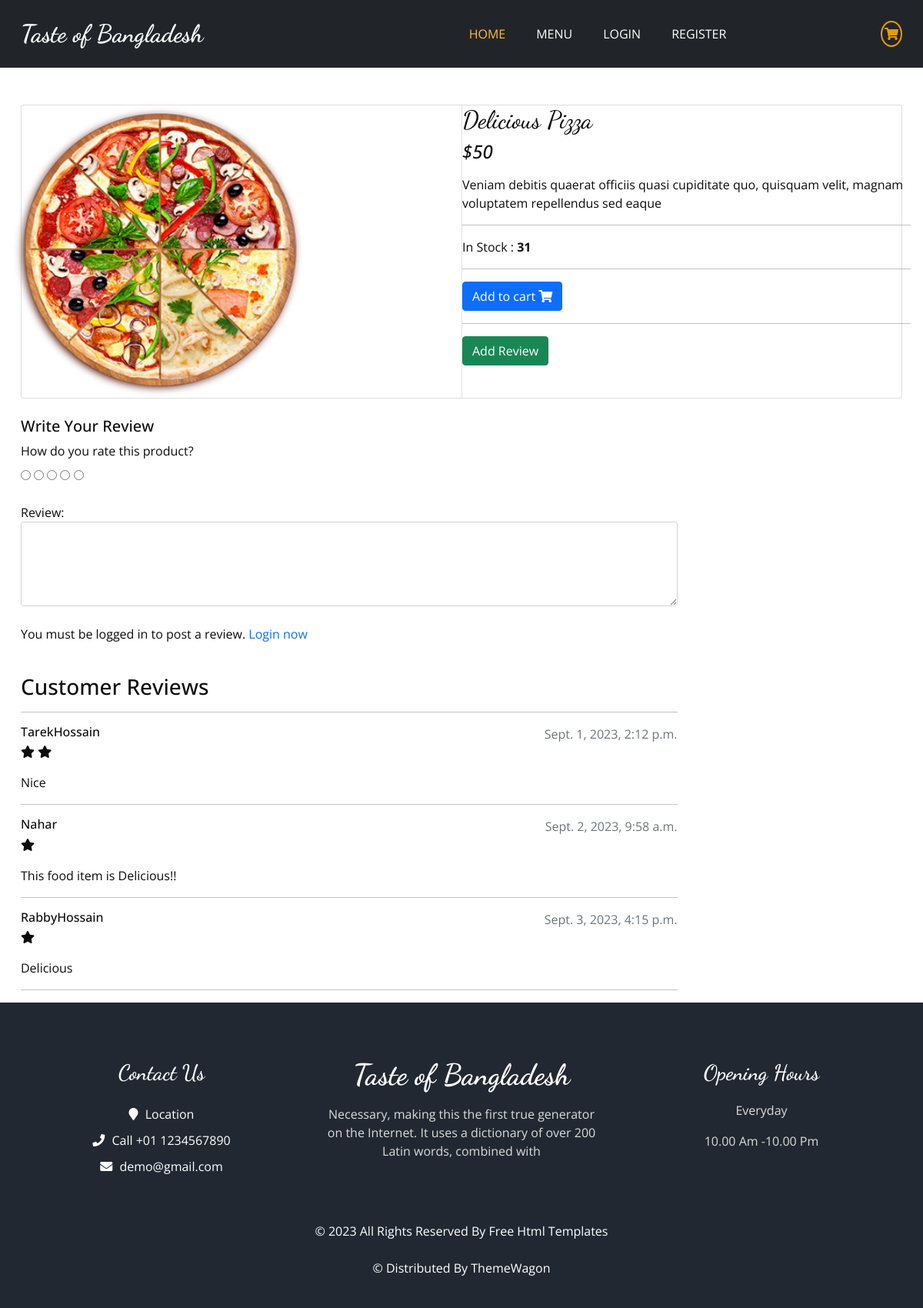
Screenshot of /category/pizza/delicious-pizza/ with the database file from the repository.
### store/models.py (models this page shows, shortened)
class Product(models.Model):
    product_name = models.CharField(max_length = 100, unique=True)
    slug = models.SlugField(max_length=200, unique = True)
    description = models.TextField(max_length=500, blank=True)
    price = models.IntegerField()
    image = models.ImageField(upload_to='photos/food')
    stock = models.IntegerField()
    is_available = models.BooleanField(default = True)
    is_discount = models.BooleanField(default = False)
    category = models.ForeignKey(Category, on_delete=models.CASCADE)
    created_date = models.DateTimeField(auto_now_add=True)
    modified_date = models.DateTimeField(auto_now=True)

class ReviewRating(models.Model):
    product = models.ForeignKey(Product, on_delete=models.CASCADE)
    user = models.ForeignKey(User, on_delete=models.CASCADE)
    review = models.TextField(max_length=500, blank=True)
    rating = models.IntegerField(choices=RATING)
    created_at = models.DateTimeField(auto_now_add=True)
    updated_at = models.DateTimeField(auto_now=True)

### store/views.py (the view)
# urls.py: path('category/<slug:category_slug>/<slug:product_slug>/', product_detail, name = 'product_detail'),
def product_detail(request, category_slug, product_slug):
    try:
        single_product = Product.objects.get(category__slug=category_slug, slug=product_slug)
    except Exception as e:
        raise e
    reviews = ReviewRating.objects.filter(product_id=single_product.id)
    context = {
        'product': single_product,
        'reviews': reviews
    }
    return render(request, 'store/product_detail.html', context)

### store/templates/store/product_detail.html (shortened to what this page needs)
{% extends 'base.html' %}
{% load static %}
{% block body %}
<section class="section-content padding-y bg">
<div class="container">
<div class="card mt-5">
	<div class="row no-gutters">
		<aside class="col-md-6">
<article class="gallery-wrap">
	<div class="img-big-wrap">
	   <a href="#" ><img style="width: 65%; display: flex; justify-content: center;" class="rounded float-start" src="{{product.image.url}}"></a>
	</div>
</article>
		</aside>
		<main class="col-md-6 border-left">
<article class="content-body">
<h2 class="title">{{product.product_name}}</h2>
<div class="mb-3">
	<var class="price h4">${{product.price}}</var>
</div>
<p>{{product.description}}</p>
<hr>
<p>
	In Stock : <b>{{product.stock}}</b>
</p>
<hr>
<form method="post">
	<a href="{% url 'add_cart' product.id %}" class="btn  btn-primary">
		<span class="text">Add to cart</span>
		<i class="fas fa-shopping-cart"></i>
	</a>
<hr>
	<a href="{% url 'submit_review' product.id %}" class="btn  btn-success">
		<span class="text">Add Review</span>
	</a>
</form>
</article>
		</main>
	</div>
</div>
<br>
<div class="row">
	<div class="col-md-9">
		<form action="{% url 'submit_review' product.id %}" method="POST">
			<h5>Write Your Review</h5>
			<div>
				<label>How do you rate this product?</label>
				<br>
				<div class="rate">
					<input type="radio" name="rating" id="rating10" value="5" required /><label for="rating10" title="5"></label>
					<input type="radio" name="rating" id="rating8" value="4" required /><label for="rating8" title="4"></label>
					<input type="radio" name="rating" id="rating6" value="3" required /><label for="rating6" title="3"></label>
					<input type="radio" name="rating" id="rating4" value="2" required /><label for="rating4" title="2"></label>
					<input type="radio" name="rating" id="rating2" value="1" required /><label for="rating2" title="1"></label>
				</div>
				<br>
				Review:
				<textarea name="review" rows="4" class="form-control"></textarea>
				<br>
				{% if user.is_authenticated %}
					<input type="submit" value="Submit Review" class="btn btn-primary">
				{% else %}
					<p>You must be logged in to post a review. <span><a href="{% url 'login' %}">Login now</a></span></p>
				{% endif %}
			</div>
		</form>
<br>
<header class="section-heading">
<h3>Customer Reviews </h3>
</header>
{% for review in reviews %}
<hr>
		<article class="box mb-3">
			<div class="icontext w-100">
				<div class="text">
					<span class="date text-muted float-md-right">{{review.updated_at}} </span>
					<h6 class="mb-1">{{review.user}} </h6>
					<div class="rating-star">
						<span>
							<i class="fa fa-star{% if review.rating == 0.5 %}-half-o{% elif review.rating < 1 %}-o {% endif %}" aria-hidden="true"></i>
							<i class="fa fa-star{% if review.rating == 1.5 %}-half-o{% elif review.rating < 2 %}-o {% endif %}" aria-hidden="true"></i>
							<i class="fa fa-star{% if review.rating == 2.5 %}-half-o{% elif review.rating < 3 %}-o {% endif %}" aria-hidden="true"></i>
							<i class="fa fa-star{% if review.rating == 3.5 %}-half-o{% elif review.rating < 4 %}-o {% endif %}" aria-hidden="true"></i>
							<i class="fa fa-star{% if review.rating == 4.5 %}-half-o{% elif review.rating < 5 %}-o {% endif %}" aria-hidden="true"></i>
						</span>
					</div>
				</div>
			</div>
			<div class="mt-3">
				<p>
					{{review.review}}
				</p>
			</div>
		</article>
{% endfor %}
<hr>
	</div>
</div>
</div>
</section>
{% endblock %}

### static/css/style.css (style rules this page uses)
body { font-family: "Open Sans", sans-serif; color: #0c0c0c; background-color: #ffffff; overflow-x: hidden; }
h1, h2 { font-family: 'Dancing Script', cursive; }
a, a:hover, a:focus { text-decoration: none; }
.btn, .btn:focus { outline: none !important; -webkit-box-shadow: none; box-shadow: none; }

### static/css/responsive.css (style rules this page uses)
@media (min-width: 1200px) { .container { max-width: 1170px; } }

### rows the page displays
Product: image (picture), product_name "Delicious Pizza", price "50", description "Veniam debitis quaerat officiis quasi cupiditate quo, quisquam velit, magnam voluptatem repellendus sed eaque", stock "31"
ReviewRating: updated_at "Sept. 1, 2023, 2:12 p.m.", user "TarekHossain", rating 2 (drawn), review "Nice"
ReviewRating: updated_at "Sept. 2, 2023, 9:58 a.m.", user "Nahar", rating 1 (drawn), review "This food item is Delicious!!"
ReviewRating: updated_at "Sept. 3, 2023, 4:15 p.m.", user "RabbyHossain", rating 1 (drawn), review "Delicious"
